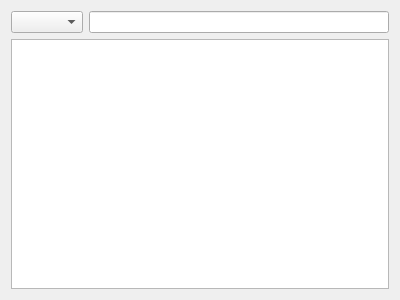
<?xml version="1.0" encoding="UTF-8"?>
<ui version="4.0">
 <class>loggerpanel</class>
 <widget class="QWidget" name="loggerpanel">
  <property name="geometry">
   <rect>
    <x>0</x>
    <y>0</y>
    <width>400</width>
    <height>300</height>
   </rect>
  </property>
  <property name="windowTitle">
   <string>Command Console</string>
  </property>
  <layout class="QGridLayout" name="gridLayout">
   <item row="0" column="0">
    <widget class="QComboBox" name="comboBox"/>
   </item>
   <item row="0" column="1">
    <widget class="QLineEdit" name="inCommand"/>
   </item>
   <item row="1" column="0" colspan="2">
    <widget class="QTextBrowser" name="outResult"/>
   </item>
  </layout>
 </widget>
 <resources/>
 <connections/>
</ui>
